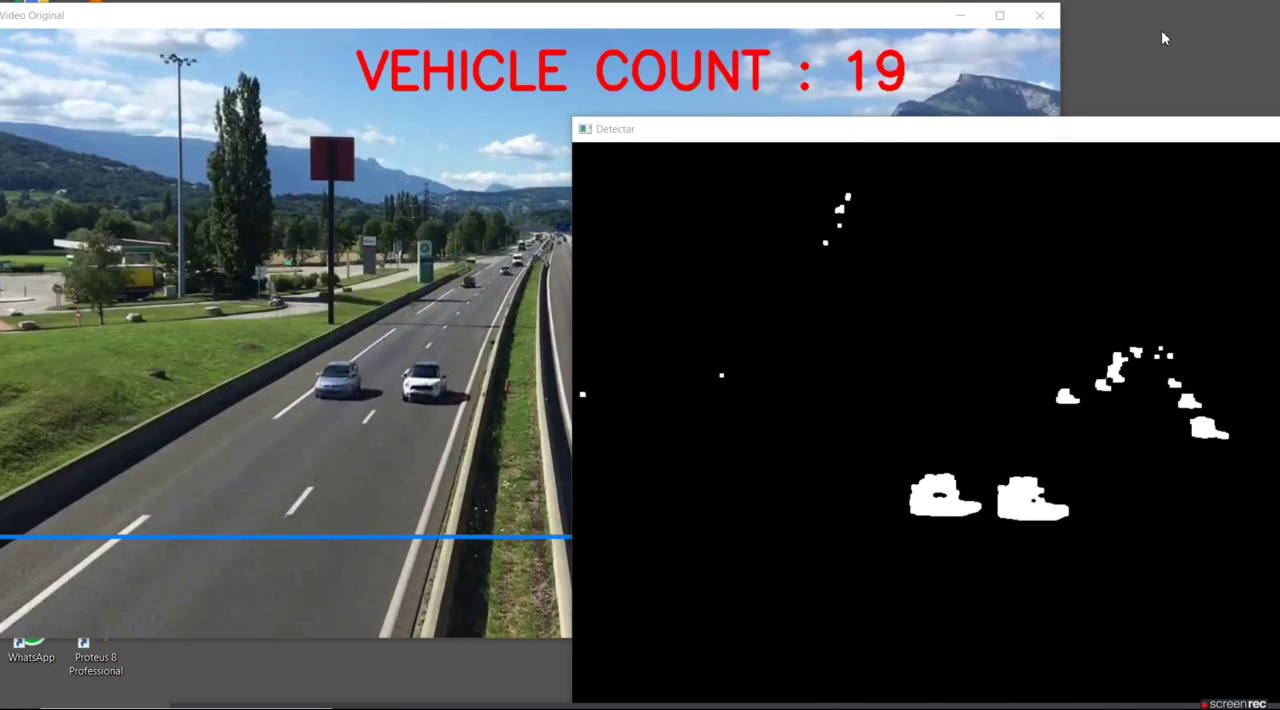
#> input picture frame 66 of 18.06.2021_22.12.09_REC.mp4, 1280 x 710 px, given in place of video.mp4, which was not available
$ python main.py
#> lines starting #> are read from the running program, lines starting #| are printed output that depends on the picture; pictures that were not available may be replaced by others from this repository, and a replacement may not be noted
import cv2
import numpy as np
from time import sleep

min_width=80 #min width
min_height=80 #min height

offset=6

Pos_of_line=600 #Position of the count line

delay= 60 #FPS vídeo

detec = []
vehicles= 0


def center(x, y, w, h):
    x1 = int(w / 2)
    y1 = int(h / 2)
    cx = x + x1
    cy = y + y1
    return cx,cy

cap = cv2.VideoCapture('video.mp4')

subtracao = cv2.bgsegm.createBackgroundSubtractorMOG()

while True:
    ret , frame1 = cap.read()
#> frame1 is the input picture: shape (710, 1280, 3); mean B, G, R 72, 70.7, 66.2
    time = float(1/delay)
    sleep(time)
    grey = cv2.cvtColor(frame1,cv2.COLOR_BGR2GRAY)
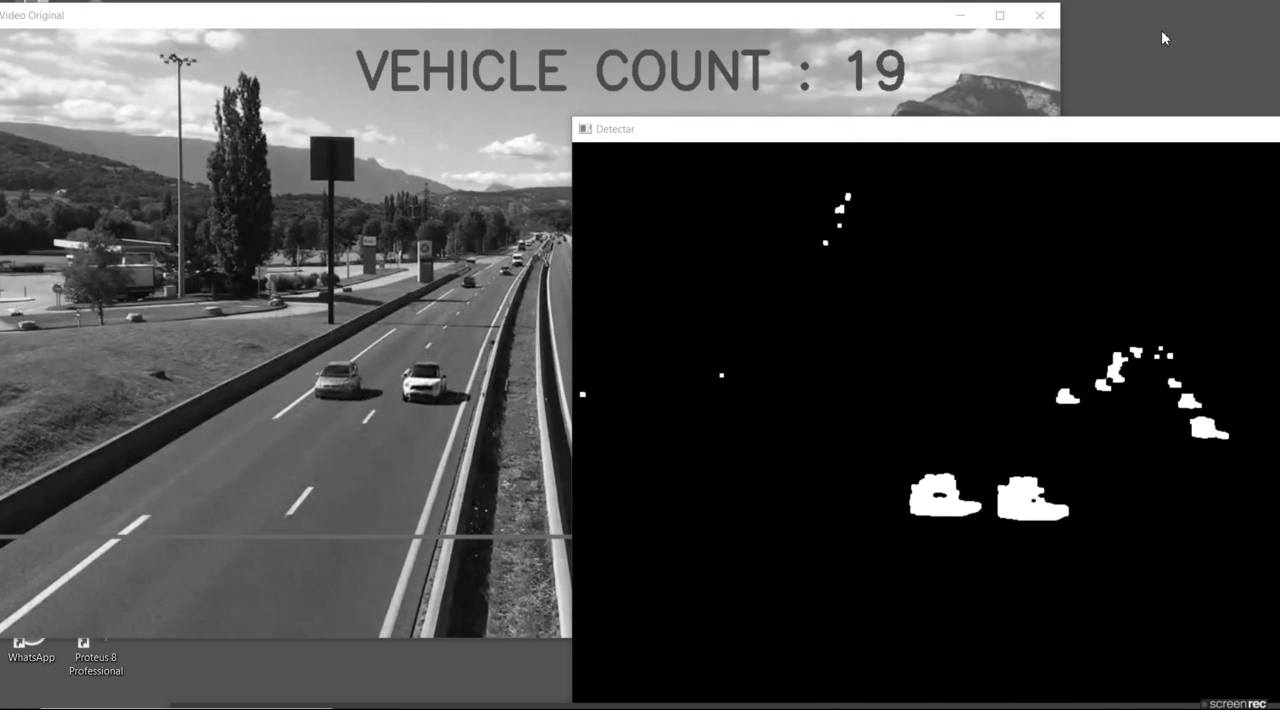
#> grey: shape (710, 1280); min 0, max 255, mean 69.5
    blur = cv2.GaussianBlur(grey,(3,3),5)
    img_sub = subtracao.apply(blur)
#> img_sub: shape (710, 1280); every value is 0
    dilat = cv2.dilate(img_sub,np.ones((5,5)))  #to make something larger
    kernel = cv2.getStructuringElement(cv2.MORPH_ELLIPSE, (5, 5))
    dilatada = cv2.morphologyEx (dilat, cv2. MORPH_CLOSE , kernel)
    dilatada = cv2.morphologyEx (dilatada, cv2. MORPH_CLOSE , kernel)
    conto,h=cv2.findContours(dilatada,cv2.RETR_TREE,cv2.CHAIN_APPROX_SIMPLE)
#> conto = []; h = None

    cv2.line(frame1, (25, Pos_of_line), (1200, Pos_of_line), (255,127,0), 3)
    for(i,c) in enumerate(conto):
        (x,y,w,h) = cv2.boundingRect(c)
        validar_contorno = (w >= min_width) and (h >= min_height)     #validate_outline

        if not validar_contorno:
            continue

        cv2.rectangle(frame1,(x,y),(x+w,y+h),(0,255,0),2)
        centers = center(x, y, w, h)
        detec.append(centers)
        cv2.circle(frame1, centers, 4, (0, 0,255), -1)

        for (x,y) in detec:
            if y<(Pos_of_line+offset) and y>(Pos_of_line-offset):
                vehicles+=1
                cv2.line(frame1, (25, Pos_of_line), (1200, Pos_of_line), (0,127,255), 3)
                detec.remove((x,y))
                print("car is detected : "+str(vehicles))
#> this loop made 0 passes
#> after the loop, detec = []; vehicles = 0

    cv2.putText(frame1, "VEHICLE COUNT : "+str(vehicles), (450, 70), cv2.FONT_HERSHEY_SIMPLEX, 2, (0, 0, 255),5)
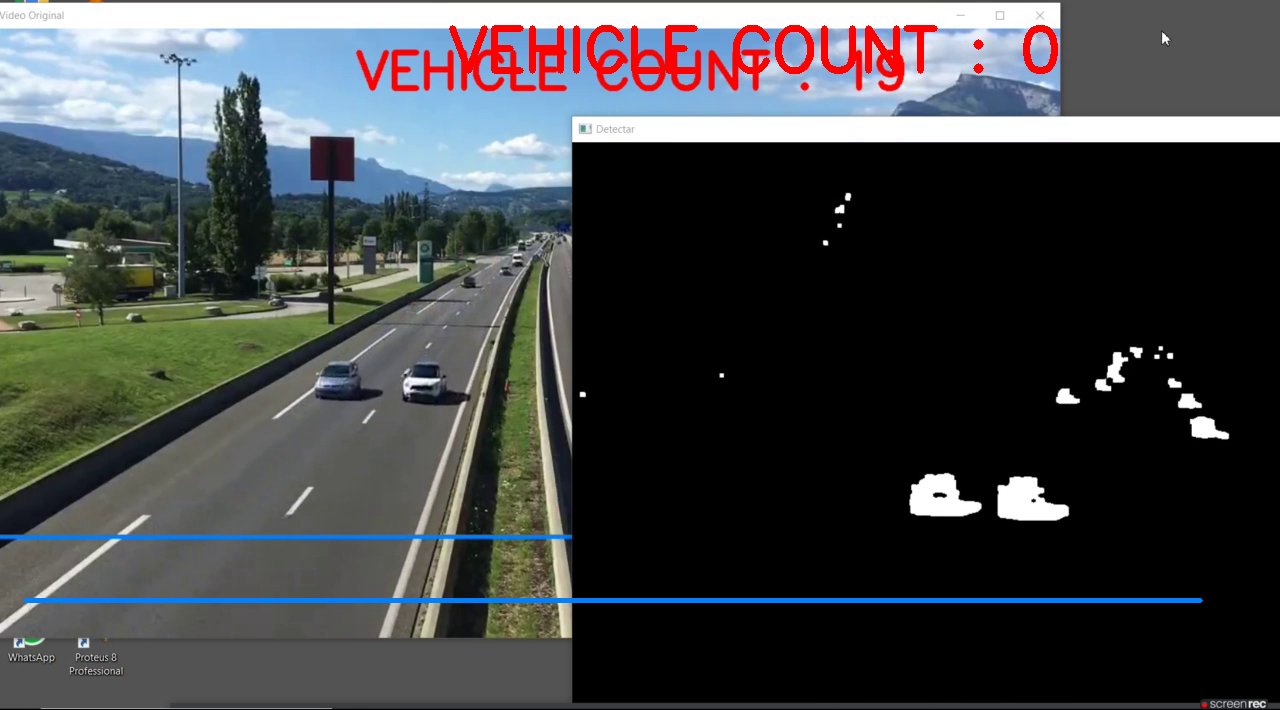
#> frame1: shape (710, 1280, 3); mean B, G, R 71.4, 69.6, 66.9
    cv2.imshow("Video Original" , frame1)
    cv2.imshow("Detectar",dilatada)

    if cv2.waitKey(1) == 27:
#> (key Esc is pressed here)
        break

cv2.destroyAllWindows()
cap.release()

$ run again, starting later in the video
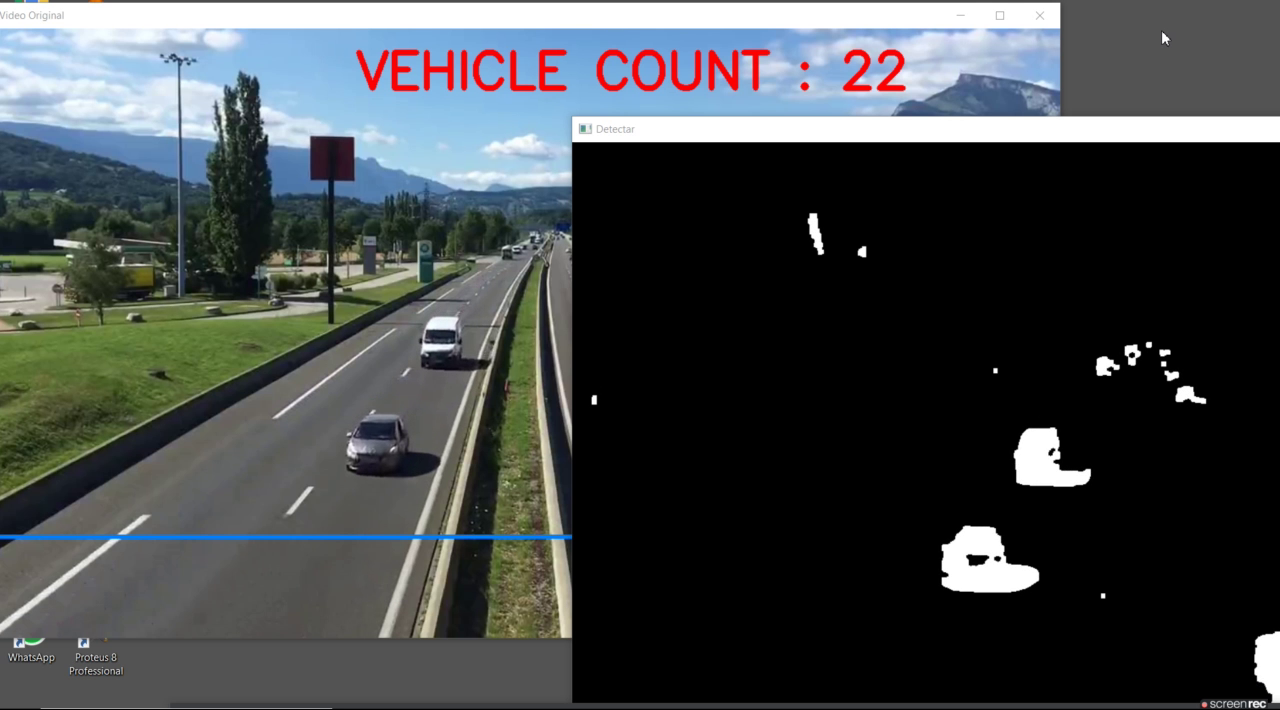
#> input picture frame 301 of 18.06.2021_22.12.09_REC.mp4, 1280 x 710 px, given in place of video.mp4, which was not available
#> frame1 is the input picture: shape (710, 1280, 3); mean B, G, R 73.2, 71.8, 67.3
#> `grey = cv2.cvtColor(frame1,cv2.COLOR_BGR2GRAY)`:
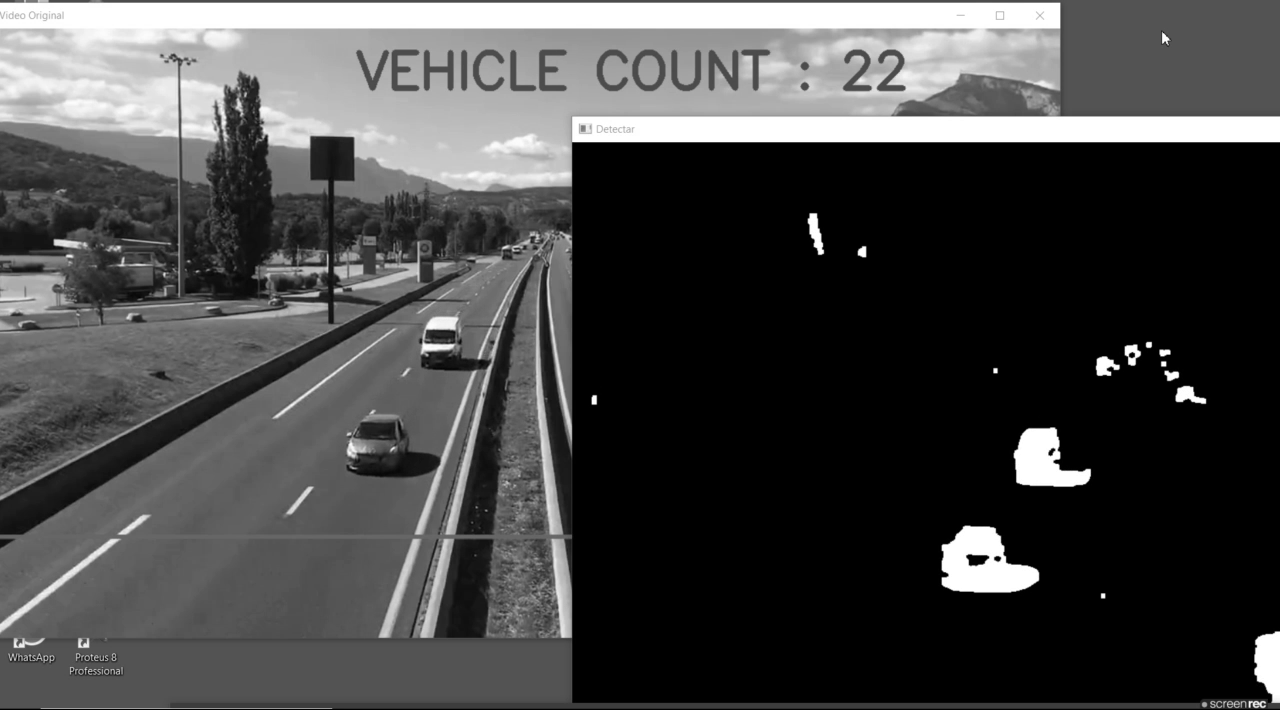
#> grey: shape (710, 1280); min 0, max 255, mean 70.6
#> img_sub: shape (710, 1280); every value is 0
#> conto = []; h = None
#> after the loop `for(i,c) in enumerate(conto):`: detec = []; vehicles = 0
#> `cv2.putText(frame1, "VEHICLE COUNT : "+str(vehicles), (450, 70), cv2.F..`:
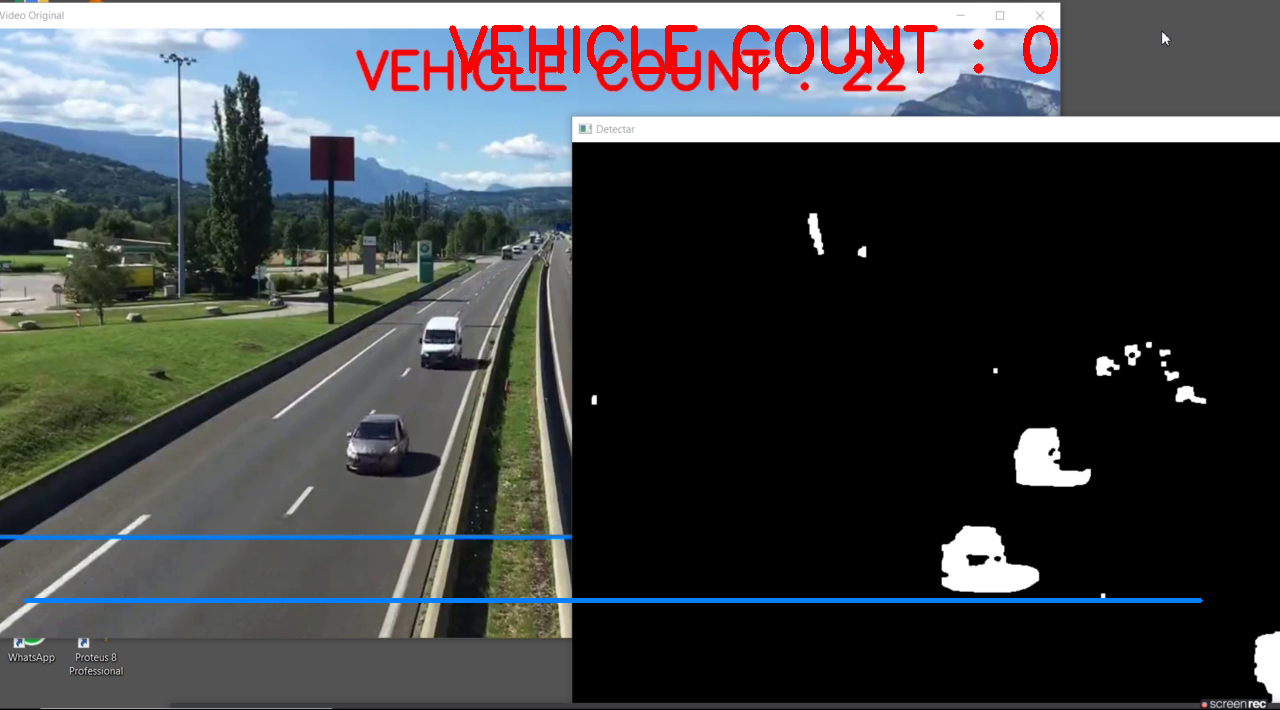
#> frame1: shape (710, 1280, 3); mean B, G, R 72.5, 70.7, 68

$ run again, starting later in the video
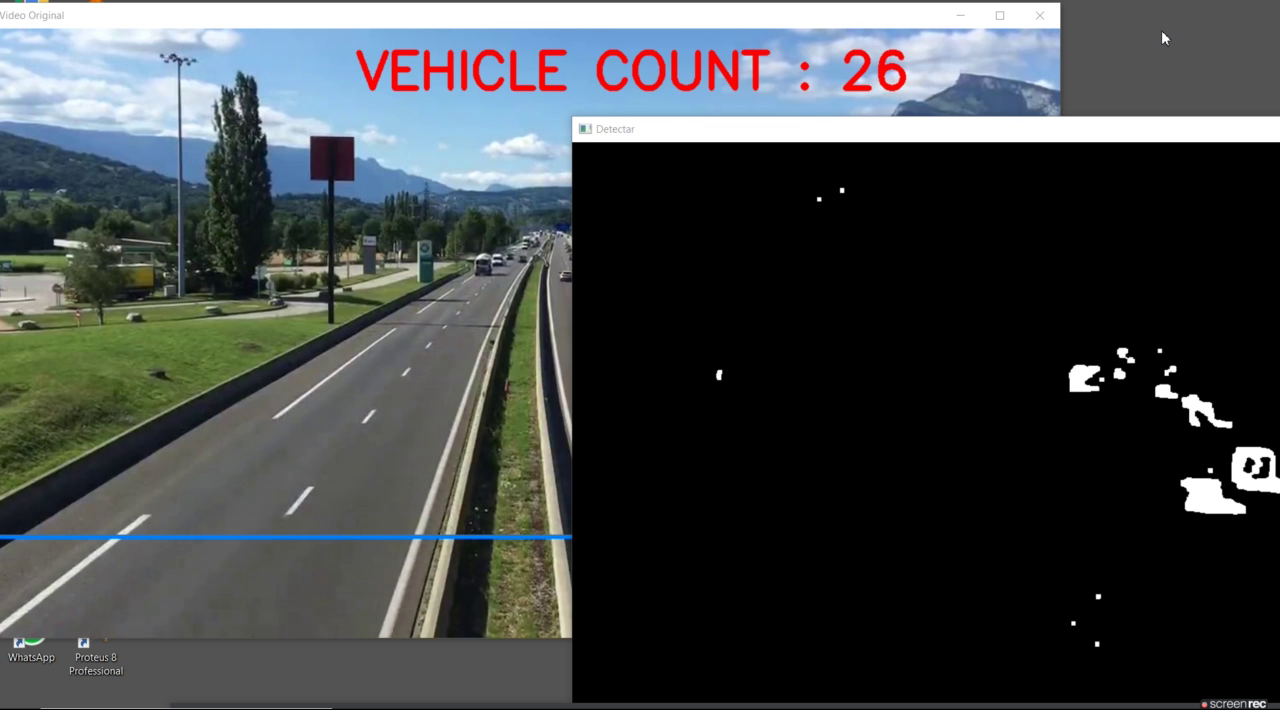
#> input picture frame 535 of 18.06.2021_22.12.09_REC.mp4, 1280 x 710 px, given in place of video.mp4, which was not available
#> frame1 is the input picture: shape (710, 1280, 3); mean B, G, R 71.7, 70.4, 66.1
#> `grey = cv2.cvtColor(frame1,cv2.COLOR_BGR2GRAY)`:
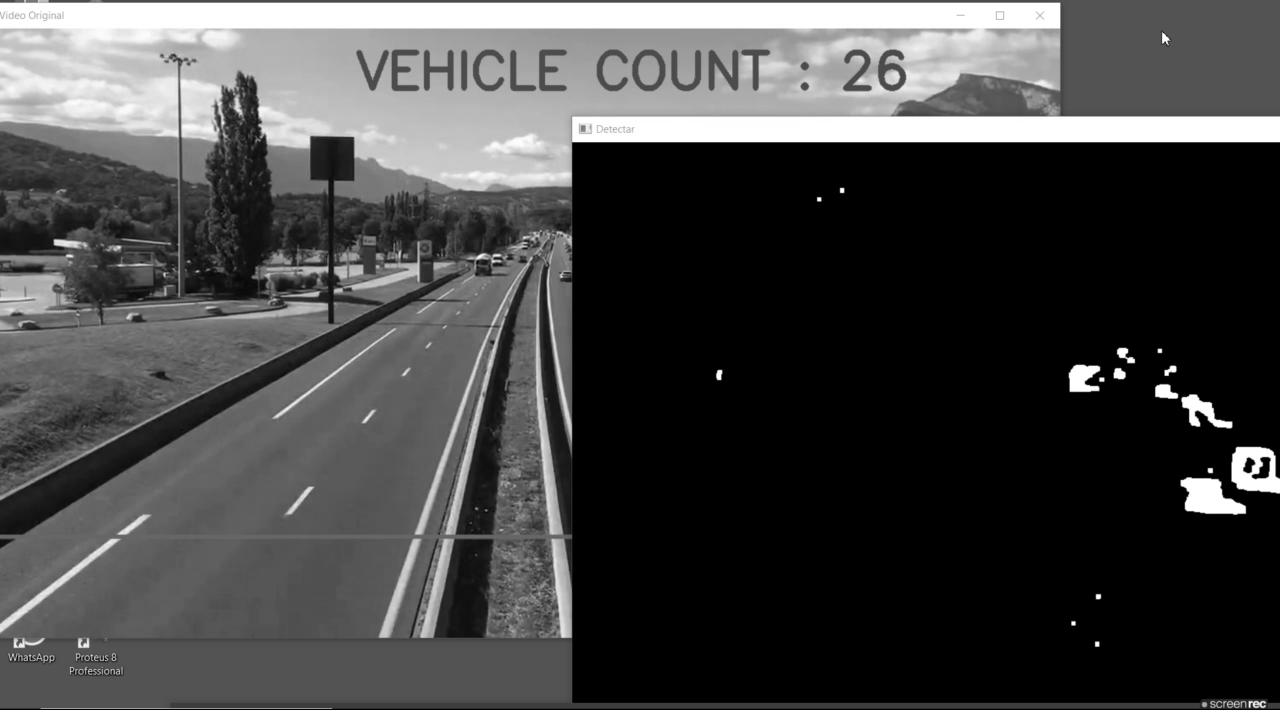
#> grey: shape (710, 1280); min 0, max 255, mean 69.3
#> img_sub: shape (710, 1280); every value is 0
#> conto = []; h = None
#> after the loop `for(i,c) in enumerate(conto):`: detec = []; vehicles = 0
#> `cv2.putText(frame1, "VEHICLE COUNT : "+str(vehicles), (450, 70), cv2.F..`:
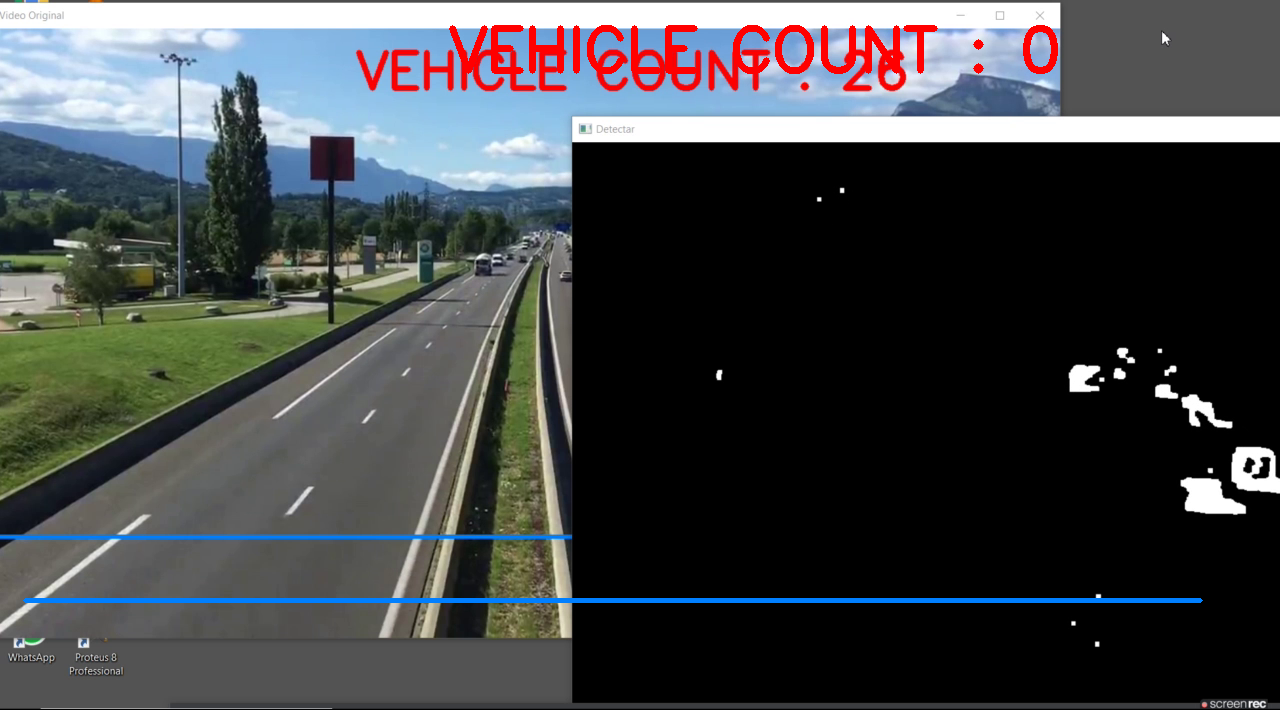
#> frame1: shape (710, 1280, 3); mean B, G, R 71.1, 69.3, 66.8
